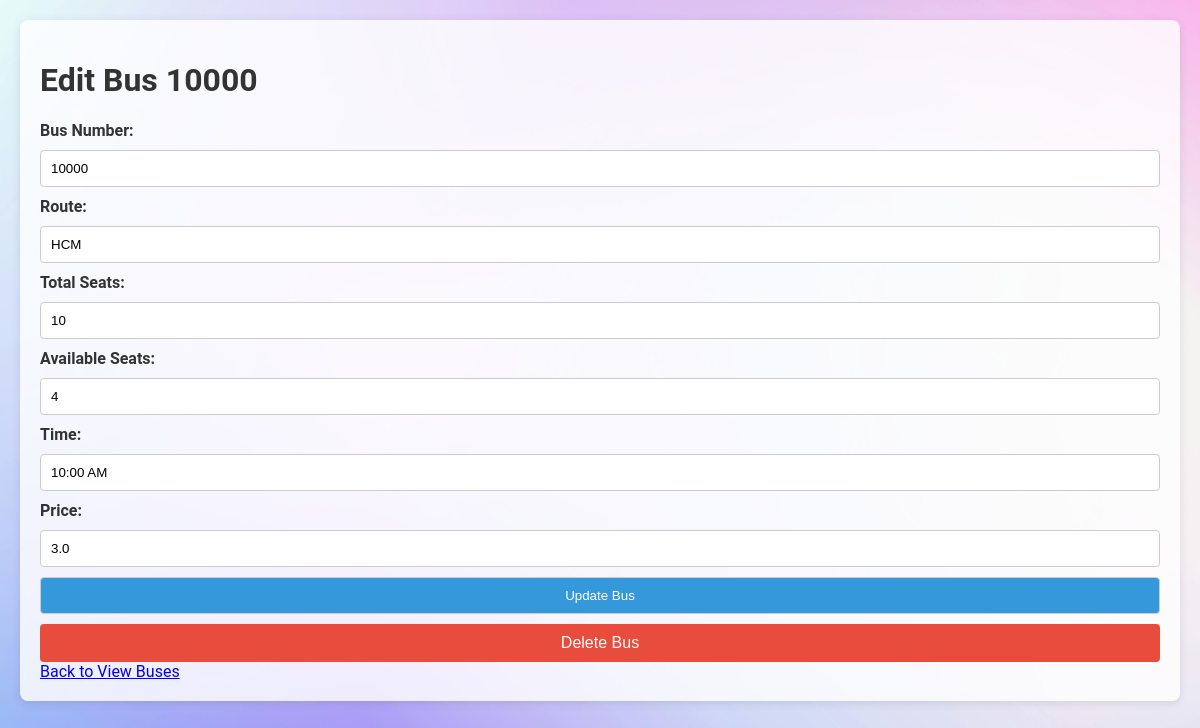
Page /edit_bus/5 (signed in) on the earlier database version.
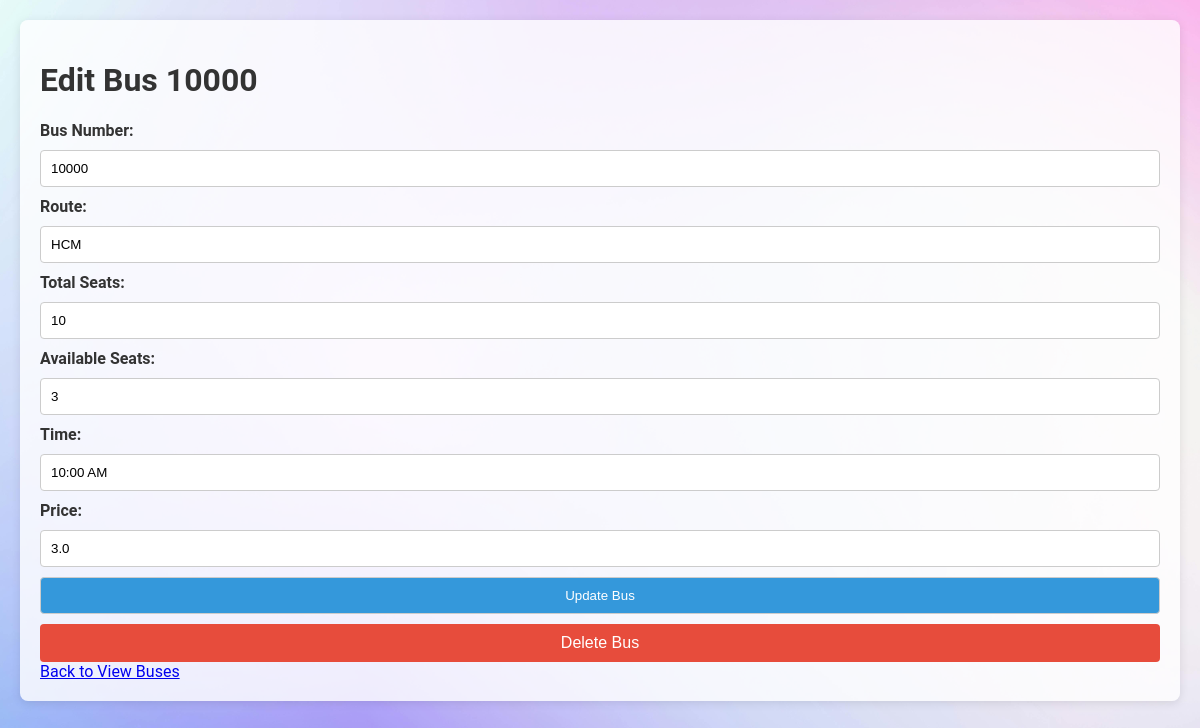
Same page on the later database version.
### tables this page shows
CREATE TABLE buses (
            id INTEGER PRIMARY KEY,
            bus_number TEXT NOT NULL,
            route TEXT NOT NULL,
            total_seats INTEGER NOT NULL,
            available_seats INTEGER NOT NULL
        , time TEXT, price REAL DEFAULT 0.0);

### app.py (the view, shortened to what this page needs)
@app.route('/edit_bus/<int:bus_id>', methods=['GET', 'POST'])
def edit_bus(bus_id):
    user_id = session.get('user_id')
    if not user_id:
        flash('You need to log in to edit buses.')
        return redirect(url_for('login'))
    user = get_user_by_id(user_id)
    if user is None or user[1] != 'admin':
        flash('You do not have permission to edit buses.')
        return redirect(url_for('home'))
    bus = get_bus(bus_id)
    if bus is None:
        flash('Bus not found.')
        return redirect(url_for('view_buses_route'))
    return render_template('edit_bus.html', bus=bus, user=user)

### database.py (called while the page is built)
def get_user_by_id(user_id):
    conn = sqlite3.connect('bus_reservation.db')
    cursor = conn.cursor()
    cursor.execute('SELECT * FROM users WHERE id = ?', (user_id,))
    user = cursor.fetchone()
    conn.close()
    return user

def get_bus(bus_id):
    conn = sqlite3.connect('bus_reservation.db')
    cursor = conn.cursor()
    cursor.execute('SELECT * FROM buses WHERE id = ?', (bus_id,))
    bus = cursor.fetchone()
    conn.close()
    return bus

### templates/edit_bus.html (shortened to what this page needs)
<!DOCTYPE html>
<html lang="en">
<head>
    <link rel="stylesheet" type="text/css" href="{{ url_for('static', filename='styles.css') }}">
</head>
<body>
    <div class="container">
        <h1>Edit Bus {{ bus[1] }}</h1>
        <form action="{{ url_for('edit_bus', bus_id=bus[0]) }}" method="POST">
            <label for="bus_number">Bus Number:</label>
            <input type="text" id="bus_number" name="bus_number" value="{{ bus[1] }}" required>
            <label for="route">Route:</label>
            <input type="text" id="route" name="route" value="{{ bus[2] }}" required>
            <label for="total_seats">Total Seats:</label>
            <input type="number" id="total_seats" name="total_seats" value="{{ bus[3] }}" required>
            <label for="available_seats">Available Seats:</label>
            <input type="number" id="available_seats" name="available_seats" value="{{ bus[4] }}" required>
            <label for="time">Time:</label>
            <input type="text" id="time" name="time" value="{{ bus[5] }}" required>
            <label for="price">Price:</label>
            <input type="number" id="price" name="price" value="{{ bus[6] }}" step="0.01" required>
            <button type="submit">Update Bus</button>
        </form>
        <form action="{{ url_for('delete_bus', bus_id=bus[0]) }}" method="POST" onsubmit="return confirm('Are you sure you want to delete this bus?');">
            <button type="submit" class="button delete-button">Delete Bus</button>
        </form>
        <a href="{{ url_for('view_buses_route') }}">Back to View Buses</a>
    </div>
</body>
</html>

Differences in the rows shown:
changed buses "HCM": available_seats "4" → "3"
